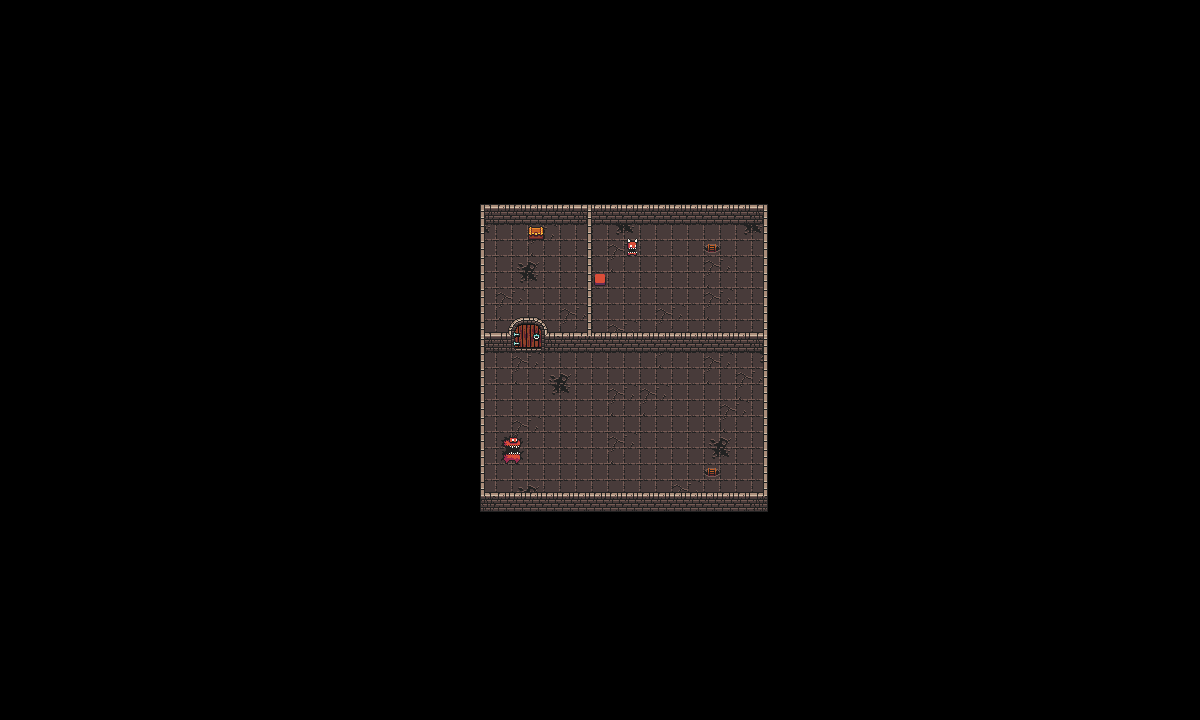

Rendered tile map (Tiled .tmx) drawn with the repository's tilesets; below, a short description and the map source with its tile grids summarised:
An orthogonal 75x45 tile map with 16x16 px tiles, 2 tile layers (Floor, Objects).

<map version="1.10" tiledversion="1.10.0" orientation="orthogonal" renderorder="right-down" width="75" height="45" tilewidth="16" tileheight="16" infinite="0" nextlayerid="3" nextobjectid="1">
 <tileset firstgid="1" name="0x72_DungeonTilesetII_v1.4" tilewidth="16" tileheight="16" tilecount="1024" columns="32">
  <image source="../Assets/Dungeon/0x72_DungeonTilesetII_v1.4/0x72_DungeonTilesetII_v1.4.png" trans="000000" width="512" height="512" />
 </tileset>
 <layer id="2" name="Floor" width="75" height="45">
  <data>[3375 cells, 314 non-empty, 8 distinct tile ids]</data>
 </layer>
 <layer id="1" name="Objects" width="75" height="45">
  <data>[3375 cells, 164 non-empty, 32 distinct tile ids]</data>
 </layer>
</map>
